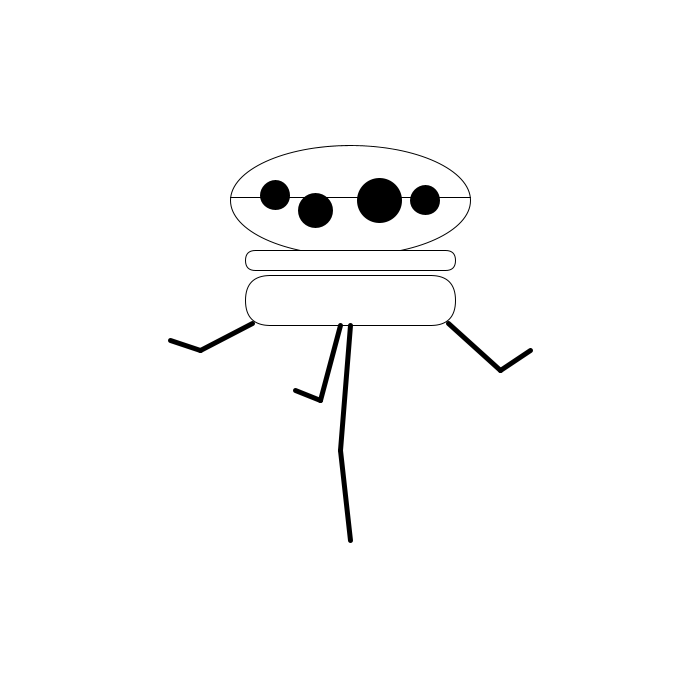
Frame 1 (no input)
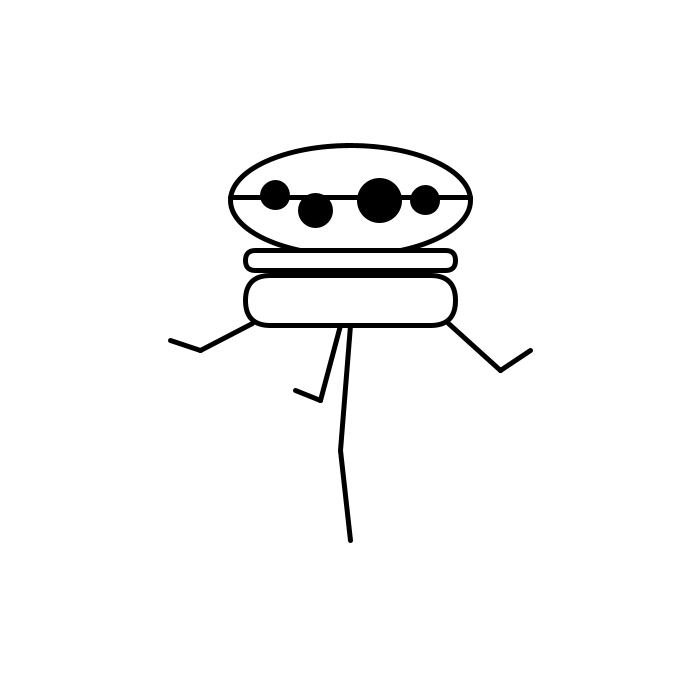
Frame 60 (the mouse pressed at the canvas centre just before this capture)
Frame 120 (the mouse held since frame 60 and released just before this capture): identical to frame 60, image omitted

The Processing sketch that drew these frames (run headless with seeded random() and noise(); from frame 60 on, the mouse is pressed at the canvas centre):

// Processing sketch: processing_163417
// ── processing_163417.pde

Probe probe1;

void setup()
{
   size(700, 700);
   background(255);
   smooth();
   probe1 = new Probe(350, 200);
}
 
void draw()
{
  background(255);
  probe1.DrawProbe();
}

class Probe
{
  float X;
  float Y;
  
  Probe(float x, float y)
  {
    X = x;
    Y = y;
  }
  
  void DrawProbe()
  {
  //head
  fill(255);
  ellipse(X, Y, 240, 110);
  
  // body
  fill(255);
  //upper
  rect(X -105, Y+50, 210, 20, 80);
  //lower
  rect(X -105, Y+75, 210, 50, 80);
   
  // line on head
  line(X-120, Y-3, X+120, Y-3);
   
  // eyes
  fill(0);
  strokeWeight(5);
  ellipse(X+29, Y, 40, 40);
  ellipse(X-35, Y+10, 30, 30);
  ellipse(X-75, Y-5, 25, 25);
  ellipse(X+75, Y, 25, 25);
  
  //arms
  //arm 1
  line(X+98, Y+123, X+150, Y+170);
  line(X+150, Y+170, X+180, Y+150);
  //arm 2
  line(X-98, Y+123, X-150, Y+150);
  line(X-150, Y+150, X-180, Y+140);
  //arm 3
  line(X, Y+125, X-10, Y+250);
  line(X-10, Y+250, X, Y+340);
  //arm 4
  line(X-10, Y+125, X-30, Y+200);
  line(X-30, Y+200, X-55, Y+190);
  }

}
 
